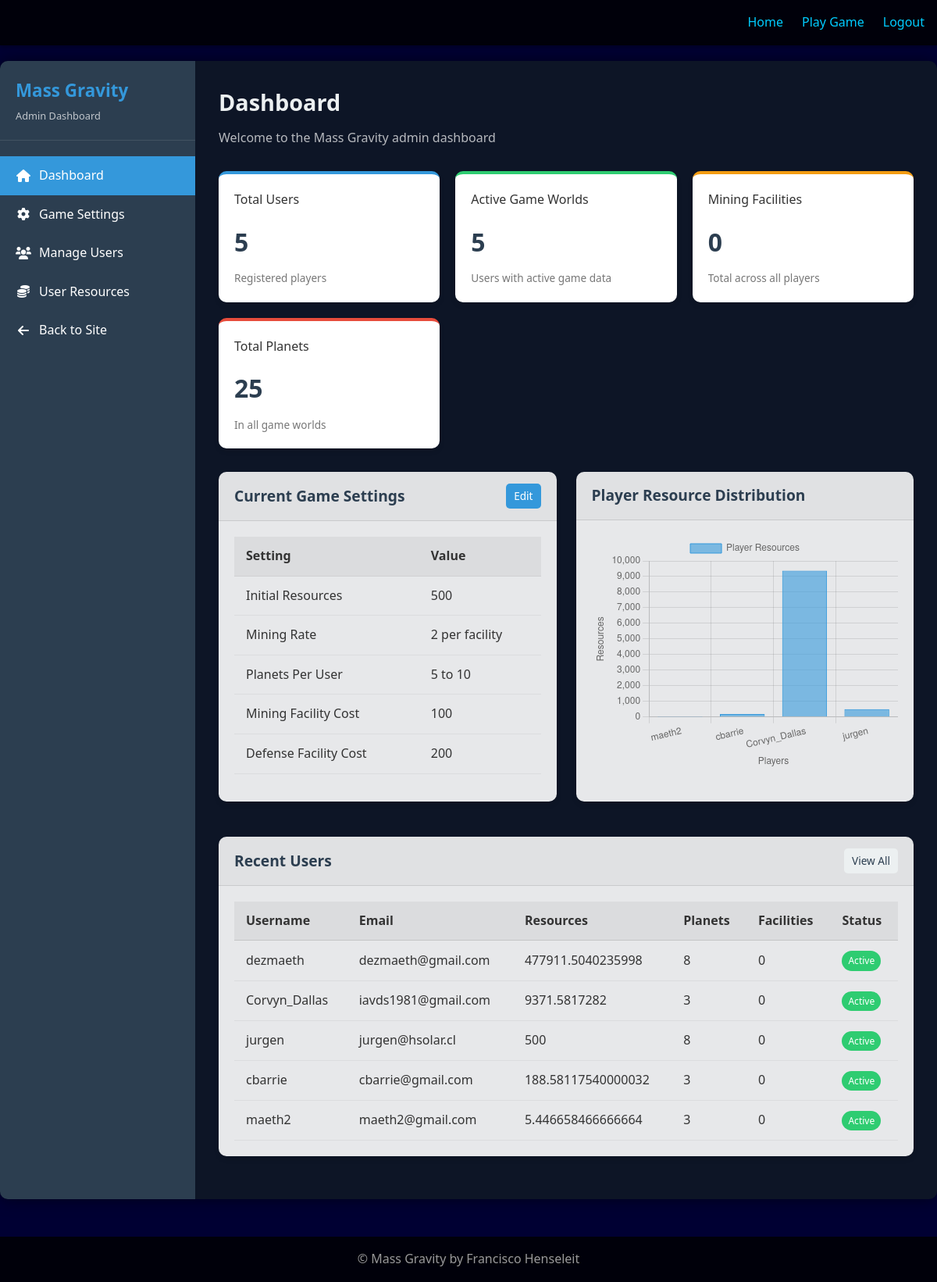
Page /admin/ (signed in) on the earlier database version.
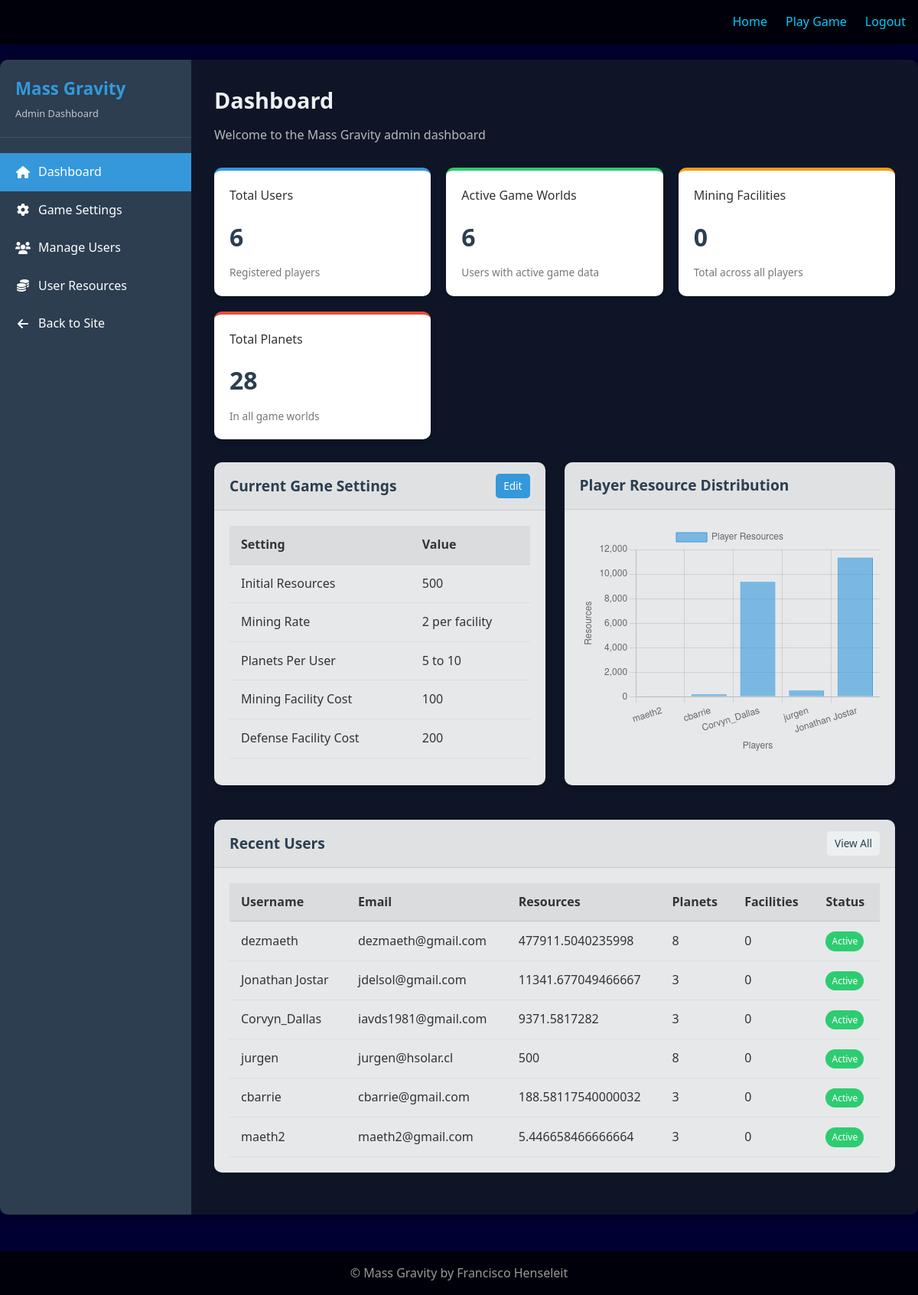
Same page on the later database version.
### flask_app/models/user.py (models this page shows, shortened)
class User(UserMixin, db.Model):
    id = db.Column(db.Integer, primary_key=True)
    username = db.Column(db.String(64), unique=True, index=True)
    email = db.Column(db.String(120), unique=True, index=True)
    password_hash = db.Column(db.String(128))
    faction = db.Column(db.String(10), nullable=False)
    game_data = db.Column(db.Text, default="{}")

### flask_app/routes/admin.py (the view)
@admin.route('/')
@login_required
@admin_required
def index():
    settings = GameSettings.get_settings()
    users = User.query.all()
    user_count = len(users)
    active_users = sum(1 for user in users if user.game_data and user.game_data != '{}')
    total_facilities = 0
    total_planets = 0
    resource_labels = []
    resource_data = []
    recent_users = []
    for user in users:
        if user.game_data and user.game_data != '{}':
            try:
                game_data = json.loads(user.game_data)
                mining_facilities = sum(planet.get('mining_facilities', 0)
                                       for planet in game_data.get('planets', []))
                total_facilities += mining_facilities
                planets_count = len(game_data.get('planets', []))
                total_planets += planets_count
                if user.id != 1:  # Skip admin for chart
                    resource_labels.append(user.username)
                    resource_data.append(game_data.get('resources', 0))
                status = 'Active'
                status_class = 'success'
                recent_users.append({
                    'username': user.username,
                    'email': user.email,
                    'resources': game_data.get('resources', 0),
                    'planets': planets_count,
                    'facilities': mining_facilities,
                    'status': status,
                    'status_class': status_class
                })
            except (json.JSONDecodeError, KeyError):
                pass
    recent_users.sort(key=lambda x: x['resources'], reverse=True)
    recent_users = recent_users[:10]
    return render_template('admin/index.html',
                          settings=settings,
                          user_count=user_count,
                          active_users=active_users,
                          total_facilities=total_facilities,
                          total_planets=total_planets,
                          resource_labels=resource_labels,
                          resource_data=resource_data,
                          recent_users=recent_users)

### flask_app/models/user.py (called while the page is built)
@login_manager.user_loader
def load_user(user_id):
    return User.query.get(int(user_id))

### flask_app/routes/admin.py (called while the page is built)
def admin_required(f):
    @functools.wraps(f)
    def decorated_function(*args, **kwargs):
        if not current_user.is_authenticated or current_user.id != 1:
            flash('Admin access required')
            return redirect(url_for('main.index'))
        return f(*args, **kwargs)
    return decorated_function

### flask_app/templates/admin/index.html (shortened to what the changed rows need)
{% extends 'base.html' %}
{% block head %}
<link rel="stylesheet" href="{{ url_for('static', filename='css/admin.css') }}">
<link rel="stylesheet" href="https://cdnjs.cloudflare.com/ajax/libs/font-awesome/6.0.0/css/all.min.css">
{% endblock %}
{% block content %}
<div class="admin-container">
    <div class="admin-content">
        <div class="admin-content-header">
            <h2>Dashboard</h2>
        </div>
        <div class="admin-stats">
            <div class="admin-stat-card primary">
                <h3>Total Users</h3>
                <div class="stat-value">{{ user_count }}</div>
                <div class="stat-description">Registered players</div>
            </div>
            <div class="admin-stat-card success">
                <h3>Active Game Worlds</h3>
                <div class="stat-value">{{ active_users }}</div>
                <div class="stat-description">Users with active game data</div>
            </div>
            <div class="admin-stat-card danger">
                <h3>Total Planets</h3>
                <div class="stat-value">{{ total_planets }}</div>
                <div class="stat-description">In all game worlds</div>
            </div>
        </div>
        <div class="admin-flex" style="gap: 25px;">
            <div class="admin-card" style="flex: 1;">
                <div class="admin-card-body">
                    <table class="admin-table">
                        <thead>
                            <tr>
                                <th>Setting</th>
                                <th>Value</th>
                            </tr>
                        </thead>
                    </table>
                </div>
            </div>
            <div class="admin-card" style="flex: 1;">
                <div class="admin-card-body">
                    <div class="admin-chart-container">
                        <canvas id="resourceChart"></canvas>
                    </div>
                </div>
            </div>
        </div>
        <div class="admin-card admin-mt">
            <div class="admin-card-body">
                <table class="admin-table">
                    <thead>
                        <tr>
                            <th>Username</th>
                            <th>Email</th>
                            <th>Resources</th>
                            <th>Planets</th>
                            <th>Facilities</th>
                            <th>Status</th>
                        </tr>
                    </thead>
                    <tbody>
                        {% for user_data in recent_users %}
                        <tr>
                            <td>{{ user_data.username }}</td>
                            <td>{{ user_data.email }}</td>
                            <td>{{ user_data.resources }}</td>
                            <td>{{ user_data.planets }}</td>
                            <td>{{ user_data.facilities }}</td>
                            <td><span class="admin-badge admin-badge-{{ user_data.status_class }}">{{ user_data.status }}</span></td>
                        </tr>
                        {% endfor %}
                    </tbody>
                </table>
            </div>
        </div>
    </div>
</div>
{% endblock %}
{% block scripts %}
<script>
    // Sample data for player resource distribution
    document.addEventListener('DOMContentLoaded', function() {
        const ctx = document.getElementById('resourceChart').getContext('2d');
        const resourceChart = new Chart(ctx, {
            type: 'bar',
            data: {
                labels: {{ resource_labels|tojson }},
                datasets: [{
                    label: 'Player Resources',
                    data: {{ resource_data|tojson }},
                    backgroundColor: 'rgba(52, 152, 219, 0.6)',
                    borderColor: 'rgba(52, 152, 219, 1)',
                    borderWidth: 1
                }]
            },
            options: {
                responsive: true,
                maintainAspectRatio: false,
                scales: {
                    y: {
                        beginAtZero: true,
                        title: {
                            display: true,
                            text: 'Resources'
                        }
                    },
                    x: {
                        title: {
                            display: true,
                            text: 'Players'
                        }
                    }
                }
            }
        });
    });
</script>
{% endblock %}

Differences in the rows shown:
added User: username "Jonathan Jostar", email "jdelsol@gmail.com", resources "11341.677049466667", planets "3", facilities "0", status "Active"
Other differences:
{{ user_count }}: "5" → "6"
{{ active_users }}: "5" → "6"
{{ total_planets }}: "25" → "28"
chart data {{ resource_labels|tojson }}: ["maeth2", "cbarrie", "Corvyn_Dallas", "jurgen"] → ["maeth2", "cbarrie", "Corvyn_Dallas", "jurgen", "Jonathan Jostar"]
chart data {{ resource_data|tojson }}: [5.446658466666664, 188.58117540000032, 9371.5817282, 500] → [5.446658466666664, 188.58117540000032, 9371.5817282, 500, 11341.677049466667]
